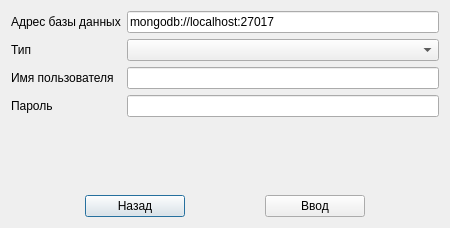
<?xml version="1.0" encoding="UTF-8"?>
<ui version="4.0">
 <class>SettingDatabaseWindow</class>
 <widget class="QDialog" name="SettingDatabaseWindow">
  <property name="geometry">
   <rect>
    <x>0</x>
    <y>0</y>
    <width>450</width>
    <height>228</height>
   </rect>
  </property>
  <property name="minimumSize">
   <size>
    <width>450</width>
    <height>0</height>
   </size>
  </property>
  <property name="maximumSize">
   <size>
    <width>450</width>
    <height>16777215</height>
   </size>
  </property>
  <property name="windowTitle">
   <string>Настройка базы данных</string>
  </property>
  <property name="modal">
   <bool>true</bool>
  </property>
  <layout class="QVBoxLayout" name="verticalLayout">
   <item>
    <layout class="QFormLayout" name="formLayout">
     <item row="0" column="0">
      <widget class="QLabel" name="label">
       <property name="text">
        <string>Адрес базы данных</string>
       </property>
      </widget>
     </item>
     <item row="0" column="1">
      <widget class="QLineEdit" name="addressDataBaseLineEdit">
       <property name="text">
        <string>mongodb://localhost:27017</string>
       </property>
      </widget>
     </item>
     <item row="1" column="0">
      <widget class="QLabel" name="label_2">
       <property name="text">
        <string>Тип</string>
       </property>
      </widget>
     </item>
     <item row="1" column="1">
      <widget class="QComboBox" name="databaseTypesBox"/>
     </item>
     <item row="2" column="0">
      <widget class="QLabel" name="label_3">
       <property name="text">
        <string>Имя пользователя</string>
       </property>
      </widget>
     </item>
     <item row="2" column="1">
      <widget class="QLineEdit" name="usernameLineEdit"/>
     </item>
     <item row="3" column="0">
      <widget class="QLabel" name="label_4">
       <property name="text">
        <string>Пароль</string>
       </property>
      </widget>
     </item>
     <item row="3" column="1">
      <widget class="QLineEdit" name="passwordLineEdit"/>
     </item>
    </layout>
   </item>
   <item>
    <layout class="QHBoxLayout" name="horizontalLayout">
     <item>
      <widget class="QPushButton" name="btnBack">
       <property name="minimumSize">
        <size>
         <width>100</width>
         <height>0</height>
        </size>
       </property>
       <property name="maximumSize">
        <size>
         <width>100</width>
         <height>16777215</height>
        </size>
       </property>
       <property name="text">
        <string>Назад</string>
       </property>
      </widget>
     </item>
     <item>
      <widget class="QPushButton" name="btnCofirm">
       <property name="minimumSize">
        <size>
         <width>100</width>
         <height>0</height>
        </size>
       </property>
       <property name="maximumSize">
        <size>
         <width>100</width>
         <height>16777215</height>
        </size>
       </property>
       <property name="text">
        <string>Ввод</string>
       </property>
      </widget>
     </item>
    </layout>
   </item>
  </layout>
 </widget>
 <resources/>
 <connections/>
</ui>
